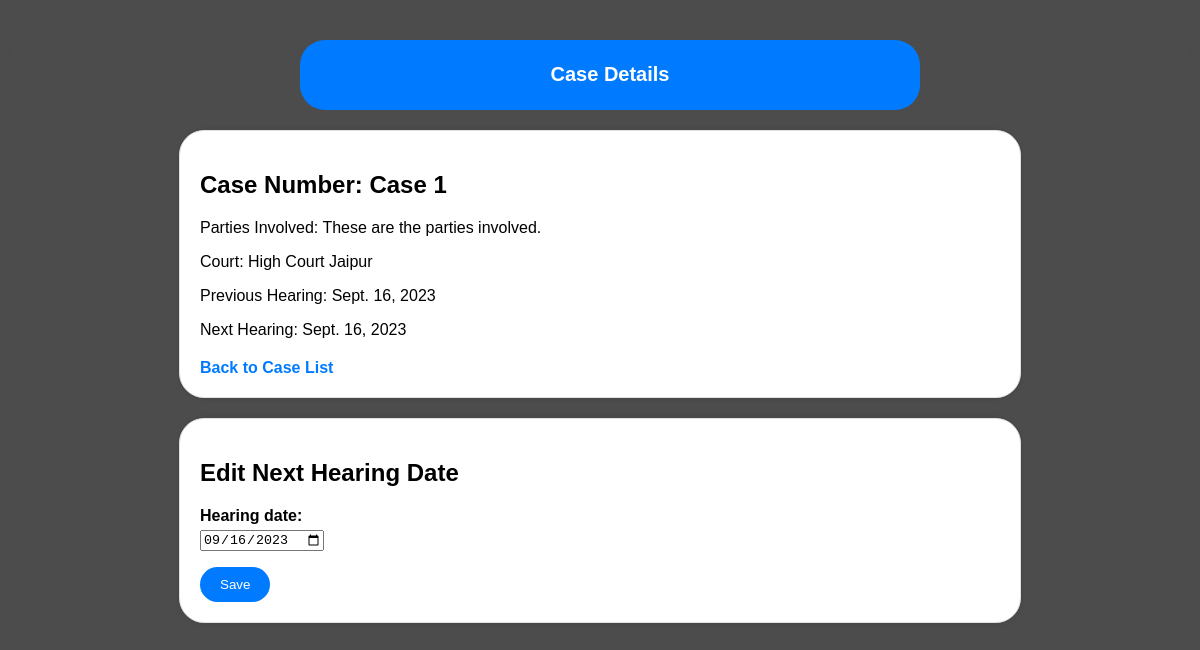
The page /case/39/ (signed in) on the database its author committed.
### case_management/models.py (models this page shows, shortened)
class Case(models.Model):
    case_number = models.CharField(max_length=50)
    parties_involved = models.TextField()
    court_name = models.CharField(max_length=100)
    previous_hearing = models.DateField(null=True, blank=True)
    next_hearing = models.DateField(null=True, blank=True)
    hearing_date = models.DateField(null=True, blank=True)
    hearing_time = models.TimeField(null=True, blank=True)
    client = models.ForeignKey(User, on_delete=models.CASCADE, related_name='cases', null=True)

### case_management/views.py (the view)
# urls.py: path('case/<int:case_id>/', views.case_detail, name='case_detail'),  # URL for case details
@login_required
def case_detail(request, case_id):
    case = Case.objects.get(pk=case_id)
    superuser_edit_form = None  # Initialize the form as None
    if request.user.is_superuser:
        if request.method == 'POST':
            superuser_edit_form = SuperuserEditForm(request.POST, instance=case)
            if superuser_edit_form.is_valid():
                case.previous_hearing = case.next_hearing
                case.next_hearing = superuser_edit_form.cleaned_data['hearing_date']
                case.save()
        else:
            superuser_edit_form = SuperuserEditForm(instance=case)
    return render(request, 'case_management/case_details.html', {'case': case, 'superuser_edit_form': superuser_edit_form})

### case_management/forms.py
class SuperuserEditForm(forms.ModelForm):
    class Meta:
        model = Case
        fields = ['hearing_date']
        widgets = {
            'hearing_date': forms.DateInput(attrs={'class': 'form-control', 'type': 'date', 'placeholder': 'Select Next Hearing Date'})
        }

### case_management/templates/case_management/case_details.html (shortened to what this page needs)
<!DOCTYPE html>
<html lang="en">
<head>
</head>
<body>
    <div class="header">
        <h1>Case Details</h1>
    </div>
    <div class="container">
        <h2>Case Number: {{ case.case_number }}</h2>
        <div class="section">
            <p>Parties Involved: {{ case.parties_involved }}</p>
            <p>Court: {{ case.court_name }}</p>
            <p>Previous Hearing: {{ case.previous_hearing }}</p>
            <p>Next Hearing: {{ case.next_hearing }}</p>
        </div>
        <div class="section">
            <a class="link" href="{% url 'case_list' %}">Back to Case List</a>
        </div>
    </div>
    {% if superuser_edit_form %}
    <div class="container edit-form">
        <h2>Edit Next Hearing Date</h2>
        <form method="post">
            {{ superuser_edit_form.as_p }}
            <button style = "border-radius: 20px;"type="submit">Save</button>
        </form>
    </div>
    {% endif %}
</body>
</html>

### case_management/templates/case_management/case_details.html (style rules this page uses)
body { font-family: Arial, sans-serif; background-image: linear-gradient(rgba(0,0,0,0.7),rgba(0,0,0,.7)),url(https://cdn.thewire.in/wp-content/uploads/2018/01/13134741/SC1-e1525350670846.jpg); background-repeat: no-repeat; background-attachment: fixed; margin: 0; background-size: 100%; padding: 0; background-position: center; width: 100%; height: 100%; backdrop-filter: blur(9px); background-size: 150%; }
.container { max-width: 800px; margin: 0 auto; padding: 20px; background-color: #fff; border: 1px solid #e0e0e0; border-radius: 5px; box-shadow: 0 0 5px rgba(0, 0, 0, 0.1); border-radius: 25px; }
.header { margin-top: 40px; background-color: #007BFF; color: #fff; padding: 10px; margin-bottom: 20px; width: 50%; text-align: center; margin-left: 25%; border-radius: 25px; font-family: Verdana, Geneva, Tahoma, sans-serif; font-size: 10px; }
.section { margin-top: 20px; }
.link { text-decoration: none; color: #007BFF; font-weight: bold; }
.edit-form { margin-top: 20px; }
.edit-form label { display: block; margin-bottom: 5px; font-weight: bold; }
.edit-form button { background-color: #007BFF; color: #fff; border: none; padding: 10px 20px; border-radius: 3px; cursor: pointer; }

### rows shown on the page
Case: case_number "Case 1", parties_involved "These are the parties involved.", court_name "High Court Jaipur", previous_hearing "Sept. 16, 2023", next_hearing "Sept. 16, 2023", hearing_date "09/16/2023"
